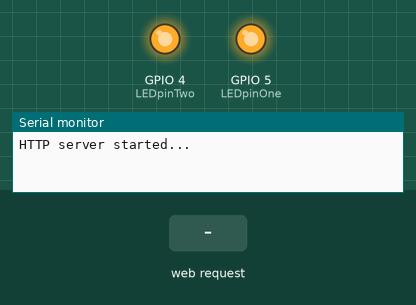
A sketch run on a simulated ESP32. Parts: output pins drawn as LEDs (lit = HIGH), the last lines printed to the serial monitor. The inputs (shaded band) are chosen by the test bench.

Above: at 1.3 s.
1.4 s: HTTP request GET / received
At 1.7 s:
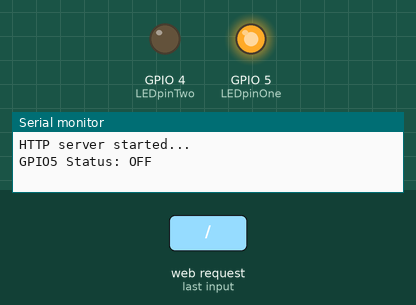
2.9 s: HTTP request GET /H received
At 4.0 s:
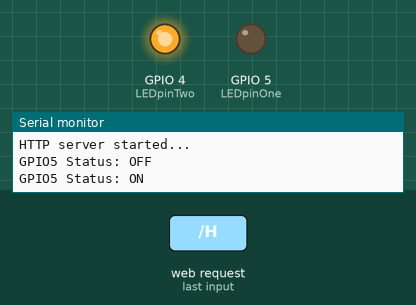
4.4 s: HTTP request GET /L2 received
At 5.2 s:
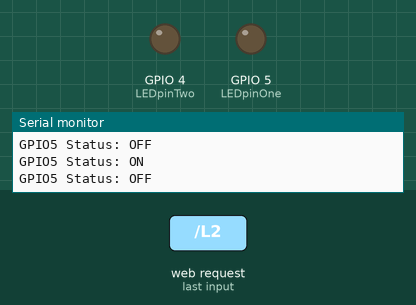
5.9 s: HTTP request GET /H2 received
At 6.3 s:
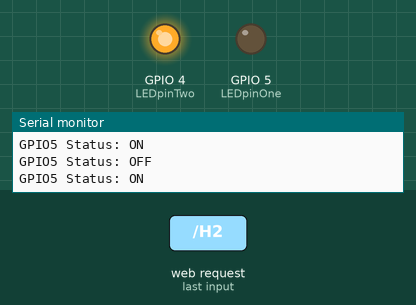
7.4 s: HTTP request GET /L received
At 8.7 s:
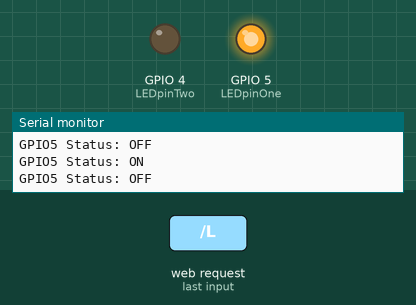
Timing chart, 0 to 9.9 s (numbered marks = the images above; inputs shaded):
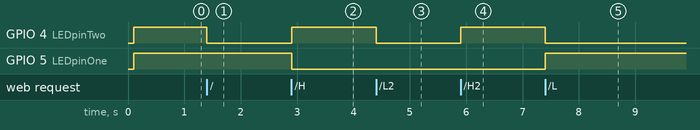

Measured:
- after the input at 1.4 s, GPIO 4 (LEDpinTwo): HIGH → LOW at once
- after the input at 2.9 s, GPIO 4 (LEDpinTwo): LOW → HIGH at once; GPIO 5 (LEDpinOne): HIGH → LOW at once
- after the input at 4.4 s, GPIO 4 (LEDpinTwo): HIGH → LOW at once
- after the input at 5.9 s, GPIO 4 (LEDpinTwo): LOW → HIGH at once
- after the input at 7.4 s, GPIO 4 (LEDpinTwo): HIGH → LOW at once; GPIO 5 (LEDpinOne): LOW → HIGH at once

The sketch:

serverArduinowithtwoleds.ino
```cpp
#include <WiFi.h>
#include <WebServer.h>

// Parametros de la WiFi
const char* ssid = "Tec-2";
const char* password = "playTime";

// IP del servidor HTTP
IPAddress local_ip(192,168,20,1);
IPAddress gateway(192,168,20,1);
IPAddress subnet(255,255,255,0);

// declaraciones
WebServer server(80);
uint8_t LEDpinOne = 5;
uint8_t LEDpinTwo = 4;
bool LEDstatusTwo = LOW;
bool LEDstatusOne = LOW;


// ---------------- SETUP  -----------------
void setup() {

  // Para logging
  Serial.begin(115200);
  // configuración pin LED como salida
  pinMode(LEDpinOne, OUTPUT);
  pinMode(LEDpinTwo, OUTPUT);

  //configuración WiFi modo AP
  WiFi.softAP(ssid, password);
  WiFi.softAPConfig(local_ip, gateway, subnet);
  delay(100);

  // Funciones de callback según ruta de solicitud recibida
  server.on("/", handle_OnConnect);
  server.on("/H", handle_ledon);
  server.on("/H1", handle_ledonOne);
  server.on("/H2", handle_ledonTwo);
  server.on("/L", handle_ledoff);
  server.on("/L1", handle_ledoffOne);
  server.on("/L2", handle_ledoffTwo);
  server.onNotFound(handle_NotFound);

  // Arranque del servidor
  server.begin();
  Serial.println("HTTP server started...");
}
// ---------------- FIN SETUP  -----------------


// ---------------- LOOP -----------------
void loop() {

  // Pooling esperando solicitudes del cliente
  server.handleClient();
  // actualización del estado del LED
  digitalWrite(LEDpinOne, !LEDstatusOne);
  digitalWrite(LEDpinTwo, !LEDstatusTwo);
  delay(2); // permite CPU cambiar a otras tareas
}
// ---------------- FIN LOOP  -----------------


// --------- Funciones de Callback -------------

void handle_OnConnect() {
  LEDstatusOne = LOW;
  LEDstatusTwo = HIGH;
  Serial.println("GPIO5 Status: OFF");
  server.send(200, "text/html", SendHTML());
}


void handle_ledon() {
  LEDstatusOne = HIGH;
  LEDstatusTwo = LOW;
  Serial.println("GPIO5 Status: ON");
  server.send(200, "text/html", SendHTML());
}
void handle_ledonOne() {
  LEDstatusOne = HIGH;
  Serial.println("GPIO5 Status: ON");
  server.send(200, "text/html", SendHTML());
}
void handle_ledonTwo() {
  LEDstatusTwo = LOW;
  Serial.println("GPIO5 Status: ON");
  server.send(200, "text/html", SendHTML());
}


void handle_ledoff() {
  LEDstatusOne = LOW;
  LEDstatusTwo = HIGH;
  Serial.println("GPIO5 Status: OFF");
  server.send(200, "text/html", SendHTML());
}
void handle_ledoffOne() {
  LEDstatusOne = LOW;
  Serial.println("GPIO5 Status: OFF");
  server.send(200, "text/html", SendHTML());
}
void handle_ledoffTwo() {
  LEDstatusTwo = HIGH;
  Serial.println("GPIO5 Status: OFF");
  server.send(200, "text/html", SendHTML());
}


void handle_NotFound(){
  server.send(404, "text/plain", "Not found");
}
//  -------------------------------------------


// Construcción de la página Web
String SendHTML(){
    String
       ptr  ="<title>TEC LED Control</title>\n";
       ptr +="<h1>TEC ESP32 HTTP Server</h1>\n";
       ptr +=  "Clic <a href=\"/H1\">aqui</a> para ENCEDER el LED del pin 5.<br><br>";
                          // \" para incluir  comillas en el texto
       ptr +=  "Clic <a href=\"/L1\">aqui</a> para APAGAR el LED del pin 5.<br><br>";

       ptr +=  "Clic <a href=\"/H2\">aqui</a> para ENCEDER el LED del pin 4.<br><br>";
                          // \" para incluir  comillas en el texto
       ptr +=  "Clic <a href=\"/L2\">aqui</a> para APAGAR el LED del pin 4.<br><br>";

       ptr +=  "Clic <a href=\"/H\">aqui</a> para ENCEDER los LEDs.<br><br>";
                          // \" para incluir  comillas en el texto
       ptr +=  "Clic <a href=\"/L\">aqui</a> para APAGAR los LEDs.<br><br>";
       return ptr;
}
```
